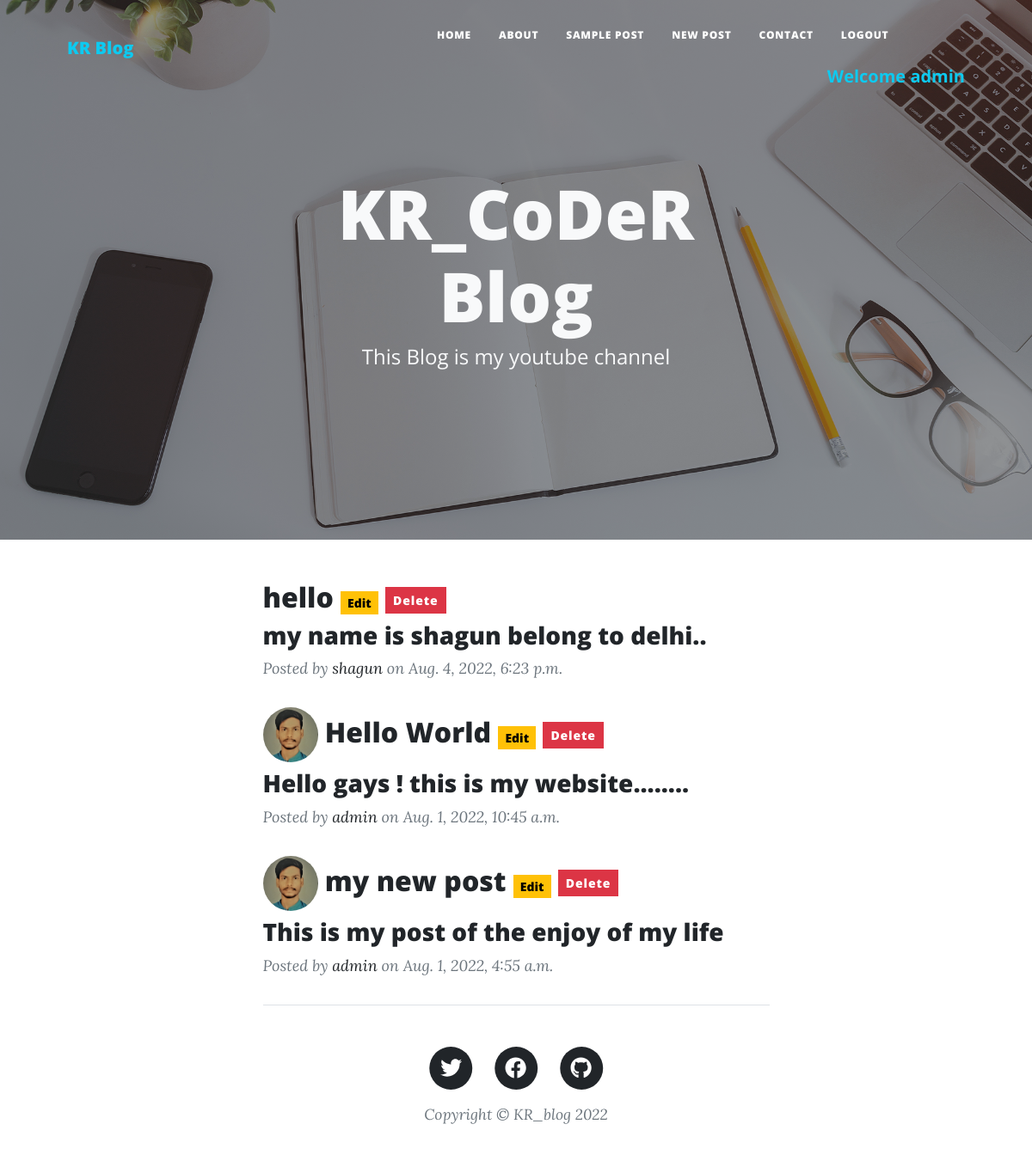
The app's page / (signed in) with its own data.
### myapp/models.py (models this page shows)
class Post(models.Model):
	author = models.ForeignKey(settings.AUTH_USER_MODEL, on_delete = models.CASCADE)
	title = models.CharField(max_length = 200)
	text = models.TextField()
	created_date = models.DateTimeField(auto_now_add = True)
	published_date = models.DateTimeField(blank = True, null = True)
	image = models.ImageField(upload_to = "Image",null = True )

### myapp/views.py (the view)
# urls.py: path('', index, name = "index"),
def index(request):
	posts = Post.objects.all().order_by('-published_date')
	return render(request, 'index.html', {'posts':posts})

### myapp/templates/index.html (shortened to what this page needs)
{% load static %}
{% include 'header.html' %}
        <header class="masthead" style="background-image: url('{% static 'assets/img/home-bg.jpg' %}')">
            <div class="container position-relative px-4 px-lg-5">
                <div class="row gx-4 gx-lg-5 justify-content-center">
                    <div class="col-md-10 col-lg-8 col-xl-7">
                        <div class="site-heading">
                            <h1 class = 'text-light'>KR_CoDeR <br> Blog</h1>
                            <span class="subheading text-light"><b>This Blog is my youtube channel</b></span>
                        </div>
                    </div>
                </div>
            </div>
        </header>
        <div class="container px-4 px-lg-5">
            <div class="row gx-4 gx-lg-5 justify-content-center">
                <div class="col-md-10 col-lg-8 col-xl-7">
                     {% for post in posts %}
                    <div class="post-preview">
                        <a href="#">
                            <h2 class="post-title">
                                {%if post.image%} <img src = "{{post.image.url}}" class = "rounded-circle" height = "64" width = "64">
                           {%endif%}
                                {{post.title}}
                                <a href="{% url 'post_edit' post.id %}" class="btn-warning  btn-sm">Edit</a>
                                <a href="{%url 'post_delete' post.id%}" class="btn btn-danger btn-sm">Delete</a>
                            </h2>
                            <h3 class="post-subtitle">{{post.text}}</h3>
                        </a>
                        <p class="post-meta">
                            Posted by
                            <a href="#!">{{post.author}}</a>
                            on {{post.published_date}}
                        </p>
                    </div>
                    {% endfor %}
{% include 'footer.html' %}
    </body>
</html>

### myapp/templates/header.html (shortened to what this page needs)
{% load static %}
<!DOCTYPE html>
<html lang="en">
    <head>
        <link href="{% static 'css/styles.css' %}" rel="stylesheet" />
    </head>
    <body>
        <nav class="navbar navbar-expand-lg navbar-dark" id="mainNav" >
            <div class="container px-4 px-lg-5">
                <a class="navbar-brand text-info" href="index.html"><b>KR Blog</b></a>
                <div class="collapse navbar-collapse" id="navbarResponsive">
                    <ul class="navbar-nav ms-auto py-4 py-lg-0">
                        <li class="nav-item"><a class="nav-link px-lg-3 py-3 py-lg-4" href="/">Home</a></li>
                        <li class="nav-item"><a class="nav-link px-lg-3 py-3 py-lg-4 " href="{% url 'about' %}">About</a></li>
                        <li class="nav-item"><a class="nav-link px-lg-3 py-3 py-lg-4" href="{% url 'post' %}">Sample Post</a></li>
                        <li class="nav-item"><a class="nav-link px-lg-3 py-3 py-lg-4" href="{% url 'newpost' %}">New Post</a></li>
                        <li class="nav-item"><a class="nav-link px-lg-3 py-3 py-lg-4" href="{% url 'contact' %}">Contact</a></li>
                        {% if request.user.is_authenticated%}
                        <li class="nav-item"><a class="nav-link px-lg-3 py-3 py-lg-4" href="{% url 'logout' %}">logout</a><b class = 'text-info'> Welcome {{request.user}}</b></li>
                        {%else%}
                        <li class="nav-item"><a class="nav-link px-lg-3 py-3 py-lg-4" href="{% url 'register' %}">login</a></li>
                        {% endif %}
                    </ul>
                </div>
            </div>
        </nav>

### records on screen
Post: title "hello", text "my name is shagun belong to delhi..", author "shagun", published_date "Aug. 4, 2022, 6:23 p.m."
Post: image (picture), title "Hello World", text "Hello gays ! this is my website........", author "admin", published_date "Aug. 1, 2022, 10:45 a.m."
Post: image (picture), title "my new post", text "This is my post of the enjoy of my life", author "admin", published_date "Aug. 1, 2022, 4:55 a.m."

### other values on screen
{{ request.user }} "admin"
